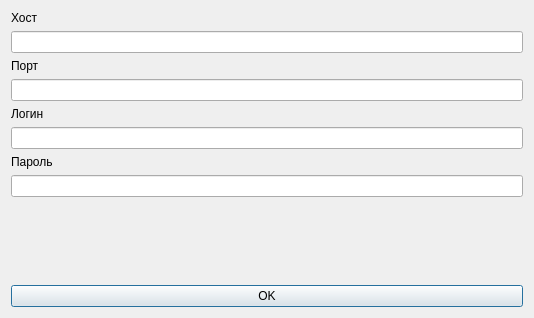
<?xml version="1.0" encoding="UTF-8"?>
<ui version="4.0">
 <class>ConnectionDialog</class>
 <widget class="QDialog" name="ConnectionDialog">
  <property name="geometry">
   <rect>
    <x>0</x>
    <y>0</y>
    <width>534</width>
    <height>318</height>
   </rect>
  </property>
  <property name="windowTitle">
   <string>Dialog</string>
  </property>
  <layout class="QVBoxLayout" name="verticalLayout_2">
   <item>
    <layout class="QVBoxLayout" name="verticalLayout">
     <property name="sizeConstraint">
      <enum>QLayout::SetMinimumSize</enum>
     </property>
     <item>
      <widget class="QLabel" name="label">
       <property name="sizePolicy">
        <sizepolicy hsizetype="Preferred" vsizetype="Fixed">
         <horstretch>0</horstretch>
         <verstretch>0</verstretch>
        </sizepolicy>
       </property>
       <property name="text">
        <string>Хост</string>
       </property>
      </widget>
     </item>
     <item>
      <widget class="QLineEdit" name="leHost"/>
     </item>
     <item>
      <widget class="QLabel" name="label_2">
       <property name="sizePolicy">
        <sizepolicy hsizetype="Preferred" vsizetype="Fixed">
         <horstretch>0</horstretch>
         <verstretch>0</verstretch>
        </sizepolicy>
       </property>
       <property name="text">
        <string>Порт</string>
       </property>
      </widget>
     </item>
     <item>
      <widget class="QLineEdit" name="lePort">
       <property name="inputMask">
        <string>00000</string>
       </property>
      </widget>
     </item>
     <item>
      <widget class="QLabel" name="label_3">
       <property name="sizePolicy">
        <sizepolicy hsizetype="Preferred" vsizetype="Fixed">
         <horstretch>0</horstretch>
         <verstretch>0</verstretch>
        </sizepolicy>
       </property>
       <property name="text">
        <string>Логин</string>
       </property>
      </widget>
     </item>
     <item>
      <widget class="QLineEdit" name="leUser"/>
     </item>
     <item>
      <widget class="QLabel" name="label_4">
       <property name="sizePolicy">
        <sizepolicy hsizetype="Preferred" vsizetype="Fixed">
         <horstretch>0</horstretch>
         <verstretch>0</verstretch>
        </sizepolicy>
       </property>
       <property name="text">
        <string>Пароль</string>
       </property>
      </widget>
     </item>
     <item>
      <widget class="QLineEdit" name="lePass">
       <property name="echoMode">
        <enum>QLineEdit::Password</enum>
       </property>
      </widget>
     </item>
     <item>
      <spacer name="verticalSpacer">
       <property name="orientation">
        <enum>Qt::Vertical</enum>
       </property>
       <property name="sizeType">
        <enum>QSizePolicy::Expanding</enum>
       </property>
       <property name="sizeHint" stdset="0">
        <size>
         <width>20</width>
         <height>40</height>
        </size>
       </property>
      </spacer>
     </item>
     <item>
      <layout class="QHBoxLayout" name="horizontalLayout">
       <item>
        <widget class="QPushButton" name="btnAccept">
         <property name="text">
          <string>OK</string>
         </property>
        </widget>
       </item>
      </layout>
     </item>
    </layout>
   </item>
  </layout>
 </widget>
 <resources/>
 <connections/>
</ui>
